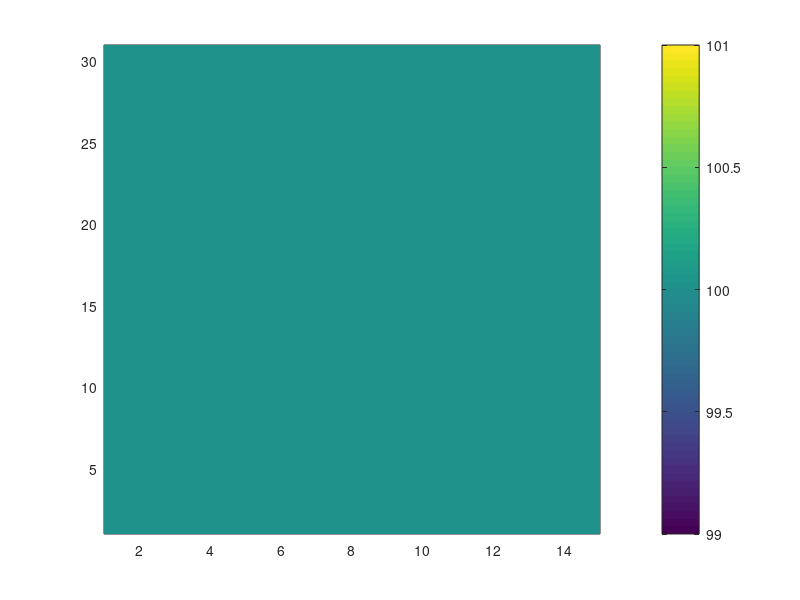

The MATLAB source for this figure: (Note: this script raises an error after producing the figure.)
% Calculates E(x,y,k,theta) from energy balance equation.

%@@@@@@@@@@@@@@@@@@@@@@@@@@@@@@@@@@@@@@@@@@@@@@@@@@@@@@@@@@@@@@@@@@@@
% Contains patch to represent Snl as exponential in del(F)^2 and del(TH)^2
% rather than linear.  2010/02/23.
%@@@@@@@@@@@@@@@@@@@@@@@@@@@@@@@@@@@@@@@@@@@@@@@@@@@@@@@@@@@@@@@@@@@@

% The equation to solve is:
% E(x,y,k,th)_{n+1} = E(x,y,k,th)_n + delt * (-Cg cos(th)dE/dx -Cg sin(th)dE/dy + Sin + Snl - Sds).
% Dimensions of x, y, k, th are m, n, ,o, p.
% This version has wavenumbers vectorised and is set up for field fetches.
% This version includes effect of long wave mss on short waves.
% This version includes Snl -- M. Donelan style.
% "Repmat" (replicate matrices) creates n dimensional arrays from vectors.
% e.g. x=[1:20];y=repmat(x,[10 1 4]);% gives y = (10,20,4) array.
% This version has angles from -pi to pi.
% This version treats Snl as additive rather than exponential.
% Snl goes only to longer waves $$$$$$$$$$$$$$$ 2010/11/08
% This version is for tank or field.
% This version can have reflective side walls for running in a tank.
% WAWSP is set up for running in the field or tank to compare non-dim energy and
% freq to measured.
% This is WAWSP with nesting to a finer grid. Reads in E for upstream
% boundary of larger grid.
% This version simulates contains the D&P like Cap-Grav behaviour. AAAAAAAAAAAAAAAAAA

clear
ploton = 1;
screenout = 0;
%feature('usegenericopengl',1);% For version 7
mindelt = 0.0001;%Minimum delt to minimize oscillations of delt to very small values.
maxdelt = 2000.0;%Limit of delt to prevent large values as wind ramps up at startup.
cont = 0;%Set cont = 1 to continue from existing file; otherwise = 0.
file = 1; % 
filec = 1;% file # of coarse grid at same conditions.
gust = 0;% Gust factor applied to wind at each time step.%@@@@@@@@@@@@@@@@@@@@ 2010/03/04
% display point: EKOFISK at 3.2E and 56.5N
% long = 50;lati = 6;% Ames
long = 29;lati = 8;% Titan, Punga Mare

i = sqrt(-1);
dr=pi/180;

% Compute gas density, rhoa
sfcpress = 1.5*[101300];%1.45*[101300];% [Pa].
sfctemp = 92; %273.16 + 23.4; % K.
kgmolwt = 0.028; %0.029; %gm molecular wt. for air/1000 in Kgm/mol.  Earth
RRR = 8.314; % Universal gas constant in J/K/mol
rhoa = sfcpress*kgmolwt/(RRR*sfctemp);% air density.
g = 1.35; %9.80665; m/s^2
% nu = 0.003/1e4;%1.78e-6;
nu = 0.0031/1e4; %pure methane %0.017/1e4=pure ethane;%1.78e-6;%Liquid viscosity m^2/s (0.005 for 75% methane)
nua = 0.0126/1e4;%Gas viscosity m^2/s
sfcT = 0.018; % (0.016 from Jordan) 0.074;% surface tension. N/m (0.027 for 75% methane)
rhow = 465; %531; %1000;% liquid density. kg/m^3 (550 kg/m^3 for 75% methane)
rhorat=rhoa/rhow; %air-water density ratio.
z = 10;%0.3;% height of measured wind speed, m. GRL
wfac = 0.035;%winddrift fraction of Uz. Should be 0.035 of U10m.
kutoff = 1000;%wavenumber cut-off due to KH; maximum = 1000 m^{-1}.
kcg = sqrt(g*rhow/sfcT);% wavenumber of slowest waves -- cap-grav minimum. AAAAAAAAAA
kcgn = 1.0*kcg;%n power min is not shifted wrt kcg.
kcga = 1.15*kcg;%a min is shifted above kcg.


%################################################################ Added 2010/02/17.
zref = 20;%0.5;% height of reference wind speed; normally at 20m (field) or centerline (tank);
%################################################################ Added 2010/02/17.

kappa = 0.4;

%&&&&&&&&&&&&&&&&&&&&&&& choose "o" = number of freq. bins; usually 20. Added 2010/2/20.
o = 25;
f1 = 0.05;f2=35;dlnf=(log(f2)-log(f1))/(o-1);%Set frequencies, Titan 2014/1/3 AAAAAAAAAA %%%SET LIMITS OF SPECTRUM
f = exp(log(f1)+[0:o-1]*dlnf); %%%%%%%
dom = 2*pi*dlnf.*f;
%
o=length(f);
freqs = f;
oa = 7;%top bin advected. Titan (how to adjust run time) !!!!!!!!!!  (make wavelengths [vector wn] at oa 1/20th of the grid spacing)
ol = [1:oa];os = [oa+1:o];% Bin numbers for long and short frequencies.
m=31;n=15; %numxpts=m;numypts=n; % x,y, grid points. Titan
p=288; % number of angular (th) bins. p must be factorable by 8 for octants.

% Compute diffusion values in 2 freqs and 2 directions: bf1,bf2,bt1,bt2, such that bf1 + bf2 = 1, and bt1 + bt2 = 1.
dth = 360/p;
bf1 = exp(-15.73*dlnf*dlnf);bf2 = exp(-15.73*4*dlnf*dlnf);% frequencies.
bf1a = bf1/(bf1 + bf2);bf2 = bf2/(bf1 + bf2);bf1 = bf1a;
bf1;
bf2;
% Compute Snl_fac, i.e. A5 so that downshifting is not fcn of A
A = exp(dlnf);B = A.*A;
fac = bf1.*(1-1/B) + bf2.*(1-1./B.^2);

if screenout;
    Snl_fac = ((1.0942/A)^1.9757)/fac
else;
    Snl_fac = ((1.0942/A)^1.9757)/fac;
end;


dthd=360/(p);
waveang = ([0:p-1]-p/2+0.5)*dthd*dr;% "+0.5" avoids division by zero in rotation term.
op = [p/2+1:p 1:p/2];% These are opposite directions from the p array for the computation of MSS colinear (with and against) waves.
orm = [p:-1:1];%These are reflected directions for 100% reflection from y-boundaries.
% orn = [1 p:-1:2];%These are reflected directions for 100% reflection from x-boundaries.
% wang=([0:p-1]-p/2)*dthd;
% compute sines and cosines.
th = ([0:p-1]-p/2+0.5)*dthd*dr;cth=cos(th);sth=sin(th);dth=dthd*dr;% "+0.5" avoids division by zero in rotation term.
% compute cos^2 for calculation of mss vs direction.
tth = ([0:p-1])*dthd*dr;% angular difference between short waves and longer waves.
cth2 = cos(tth).^2;%figure(1);clf;plot(cth2);grid;

% indices for refraction rotation.
cw = ([p 1:p-1]);ccw = ([2:p 1]);

%compute upwave indices for advective term.
xp = [1 1:m-1];
yp = [1 1:n-1];
xm = [2:m m];
ym = [2:n n];
%

cp = find(cth > 0);
cm = find(cth < 0);
sp = find(sth > 0);
sm = find(sth < 0);


cth = repmat(cth,[o 1 m n]);cth=shiftdim(cth,2);
sth = repmat(sth,[o 1 m n]);sth=shiftdim(sth,2);
cth2 = repmat(cth2,[o 1 m n]);cth2=shiftdim(cth2,2);

% % % Set bathymetry -- plane shoal in x.
% D = 20*(1-[1:m]/(m-1));
% D = D'*ones(1,n);

% Set bathymetry -- constant depth.
% D = 0.16;% Ames
D = 100;% Titan
D = D*ones(m,n);% Run 5.

% Add breakwater with gap.
% D([1:21 30:m],36) = 0;

% % Conical island.
%  ccm=36;ccn=26;% coords of centre. Run 22, 16.
% D=zeros(m,n);
% for j1=1:m
%     for j2=1:n
%   D(j1,j2)=2*abs((j1-ccm) + i*(j2-ccn))-9;%Run 21, 20 etc.
% % D(j1,j2)=0.2*abs((j1-ccm) + i*(j2-ccn))-0.9;%Run 21, 20 etc.
% end
% end
% % Conical island end.

j12=find(D<=0);
D(j12)=0;


if ploton;
    figure(1);clf;pcolor(D);shading interp;colorbar
    % figure(1);clf;contour(D,[-1:1:80]);colorbar
    pause(2)
end;


% Slot
% % D(8,[1:20 32:51],:,:)=0;
% D(8,[1:24 28:51],:,:)=0;

%
% % Add gulf stream eddy of radius 10 grid points and maximum current of 2 m/s.
%  x0=40;y0=26;% coords of centre.
%  Ue=zeros(m,n);
% for j1=1:m
%     for j2=1:n
% radius=0.5*((j1-x0) + i*(j2-y0));
% %if abs(radius) <= 10 & (j1-x0)<0;% Top half of eddy representing GS arc.
%  if abs(radius) <= 20 & abs(radius) >= 5 & (j1-x0)<0;% Top half of eddy representing GS arc.
%
% %     Ue(j1,j2)=1.5*abs(radius)/10*(cos(angle(radius))-i*sin(angle(radius));%Run 103
%    %Ue(j1,j2)=1.5*abs(radius).*exp(-(abs(abs(radius)-7.5)))/10*(cos(angle(radius))-i*sin(angle(radius)));%Run 104.
%  Ue(j1,j2)=0.75*abs(radius).*exp(-0.5*(abs(abs(radius)-12.5)))/10*(cos(angle(radius))-i*sin(angle(radius)));%Run 15.
%    %Ue(j1,j2)=3*abs(radius).*exp(-(abs(abs(radius)-7.5)))/10*(cos(angle(radius))-i*sin(angle(radius)));%Run 16 + blocking added.
%
% end
% end
% end
% % Uei=-real(Ue);Uer=-imag(Ue);% Run 103
% Uei=real(Ue);Uer=imag(Ue);% Run 5

% % Set current for Run 17.
%  Uer = -3*([1:m]/(m+1));
%  Uer = Uer'*ones(1,n);
%  Uei = 0*Uer;
% %
% % % % %
% %
%  figure(1);clf;quiver(Uei,Uer);grid;
%  pause(5)
% %
% %
% Uer=repmat(Uer,[1,1,o,p]);
% Uei=repmat(Uei,[1,1,o,p]);
% % clear Ue;

% Impose depth limits. % $$$$$$$$$$$$$$$$$$$$$$$$$$$$$$$$$$$$$$$$$$$$$$$$$$$$$$$$$$ 2010/9/24-START

% jj = find (D > 0 & D < 0.4);D(jj)=0.4;% Limit shallow water. 2010/02/25
jj = find (D < 0);D(jj)=0;% Limit land elevations to 0 to avoid dD/dx, dD/dy errors in refraction calculation. 2010/03/9

%@@@@@@@@@@@@@@@@@@@@@ Set array boundary depths to 0. 2010/03/04.
D(:,1)=0;%If lateral boundaries are absorptive.
D(1,:)= 0;
D(:,end)=0;%If lateral boundaries are absorptive.
D(end,:)=0;

% Impose depth limits. % $$$$$$$$$$$$$$$$$$$$$$$$$$$$$$$$$$$$$$$$$$$$$$$$$$$$$$$$$$ 2010/9/24-END

%###################################### Changed to 2000 2010/02/17. This
%section moved up -- define facs. Note SDs_fac change.  AAAAAAAAAA
%section moved up -- define facs. Note SDs_fac change.  AAAAAAAAAA
mss_fac = 240;% MSS adjustment to Sdiss. 2000 produces very satisfactory overshoot, 400 does not. 2009/12/15, Run 986
% Snl_fac = 3.5;% fraction of Sdiss that goes to longer wavenumbers.$$$$$$$$$$$$$2010/11/10. X10
% Snl_fac = 4.3;% fraction of Sdiss that goes to longer wavenumbers.$$$$$$$$$$$$$2010/11/10. X11
Sds_fac = 1.0;% This is fac with variable power nnn in Sds.
Sdt_fac = 0.001;
Sbf_fac = 0.002;% Select for bottom roughness. 0.004 is for smooth sandy bottom as in GOM.



% Compute wavenumbers at each depth in the x,y grid;@@@@@@@@@@@@
% 2010/03/04.


% Compute wavenumbers at each depth in the x,y grid;@@@@@@@@@@@@
% 2010/03/04.AAAAAA to BBBBBB added to replace wn section following.

wn(:,:,:) = ones(m,n,o);
nnn(:,:,:) = ones(m,n,o);
ann(:,:,:) = ones(m,n,o);
for jm = 1:m
    for jn = 1:n
        if D(jm,jn) > 0;
            wn(jm,jn,:) = WAVEKgT(f,D(jm,jn),g,sfcT,rhow,1e-4);% 2013/12/16.
            nnn(jm,jn,:) = 1.2 + 1.3*(abs(2 - (1+3*(wn(jm,jn,:)./kcgn).^2)./(1+(wn(jm,jn,:)./kcgn).^2)).^2.0);% Power of Sds
            ann(jm,jn,:) = 0.04 + 41.96*(abs(2 - (1+3*(wn(jm,jn,:)./kcga).^2)./(1+(wn(jm,jn,:)./kcga).^2)).^4.0);% Power of Sds
        end
    end
end
wn = repmat(wn,[1 1 1 p]);
nnn = repmat(nnn,[1 1 1 p]);
ann = repmat(ann,[1 1 1 p]);
nnn = (2.53/2.5).*nnn;
nnninv = 1./nnn;%

Depth = D;
D=repmat(D,[1 1 o p]);

% Set up geographic deltas
% Delx = 100;% m.
% Dely = 100;% m.
% Delx = 0.10;% m. Ames
% Dely = 0.10;% m. Ames
% Delx = 0.25;% m. GTF
% Dely = 0.25;% m. GTF
Delx = 1000.0;% m. Titan
Dely = 1000.0;% m. Titan
dely = Dely*ones(m,n,o,p);
delx = Delx*ones(m,n,o,p);

%   % Currents from ocean model
Uer=0*D + 0.0;% Eastward current, m/s
Uei=0*D + 0.0;% Northward current, m/s

f=repmat(f',[1 p m n]);f=shiftdim(f,2);
dom=repmat(dom',[1 p m n]);dom=shiftdim(dom,2);
c=(2*pi*f)./wn;
c(D<=0) = 0;Cg=zeros(size(c));
Cg(D>0) = c(D>0)./2.*(1 + 2*wn(D>0).*D(D>0)./sinh(2*wn(D>0).*D(D>0)) + 2*sfcT.*wn(D>0)./rhow./(g./wn(D>0) + sfcT.*wn(D>0)./rhow));%Group velocity for all waves.
dwn = ones(m,n,o,p);dwn(D>0)=dom(D>0)./abs(Cg(D>0));%$$$$$$$$$$$$$$$$$$$$$$ADDED to avoid NaNs.  2010/09/24.
Cg(D<=0) = 0;
l2=abs(c)./f/2;%wavelength/2;
lz=abs(c)./f/2/pi;% wavelength/2/pi: kz = 1 for drift current action;

%########################################################### Added 2010/02/17;
% Set l2, lz > zref equal to zref;
l2(l2 > zref) = zref;
lz(lz > zref) = zref;
%########################################################### Added 2010/02/17;


E = zeros(m,n,o,p);

if cont == 1;% Read in last step to continue
    t=60;UU=14;
    eval(['load Titan/Titan_',int2str(file),'_',int2str(t)])
else
    %     E = 0e-4*wn.^(-4);
end

numdays = 1;
% Time = 5;% Wind time step
Time = 1000;% Wind time step
%Tsteps = 6*24*numdays;% Output at each step.
% Tsteps =20;% Output at each step.
Tsteps =2;% Output at each step.
Newdelt = [];
% Set delt by Courant condition.
Ccg = Cg + Uer.*cth + Uei.*sth;

cgmax = max(max(max(max(Cg))));
mindelx = min(squeeze(delx(1,:,1,1)));
delt = 0.7 * mindelx / cgmax;% advection limited Courant condition.
waveang = repmat(waveang,[o 1 m n]);waveang=shiftdim(waveang,2);

eval(['save Titan/Titan_',int2str(file),'_ref m n o p freqs f wn dwn D Uei Uer Cg c delx dely dthd dr waveang'])

file = file - 1;
tic

sumt = 0;
tplot = -1;
%  for UU = [7 8 12 20 30]./10;% Run several different wind speeds for fetch laws. Titan
%  for UU = [8 12 20 30]./10;% Run several different wind speeds for fetch laws. Titan
%  for UU = [4 5 6]./10;% Run several different wind speeds for fetch laws. Titan
% for UU = [4 5 6 7 8 12 20 30]./10;% Run several different wind speeds for fetch laws. Titan
% for UU = [7:2:30]./10;% Run several different wind speeds for fetch laws. Titan
%UUvec = [4:1:20]./10;
%UUvec = linspace(4,30,100)./10;
UUvec = 0.4:1:3.3;
%for UU = UUvec;% Run several different wind speeds for fetch laws. Titan
for iii=1:numel(UUvec);
    UU = UUvec(iii);
    file = file + 1;
    
    U = UU*ones(m,n);
    windir = 0*ones(m,n);
    %   windir = 45*dr*ones(m,n);
    windir=repmat(windir,[1 1 o p]);
    
    
    U_z = U + 0.005;% avoid division by zero.
    
    Cd=1.2*ones(size(U)); uj = find(U > 11);Cd(uj)=.49 +.065*U(uj);Cd=Cd/1000;% Large and Pond for starters.
    
    modt = 0;
    
    
    % % Load E from coarse grid at upstream depth.
    % eval(['load d:/donb/field/mod_',int2str(filec),'_',int2str(UU),'_',int2str(36)])
    % E_coarse = E(26,3,:,:);
    %  E = 0*E;%@@@@@@@@@@@@@@@@@ 2010/03/08 to allow starting from cont == 1;
    
    % % size(E_coarse)
    % E_coarse = repmat(E_coarse,[1,n,1,1]);
    % % size(E_coarse)
    %
    
    %   % Currents from ocean model
    Uer=0*D + 0.0;% Eastward current, m/s
    Uei=0*D + 0.0;% Northward current, m/s
    
    slostart = 1;
    for t=1:Tsteps
        Newdelt = [];
        
        sumt = 0;
        tplot = - 1;
        
        while ((Time - sumt) > 0)
            
            if gust > 0
                % %######################################### Add random wind 2010/02/18
                U = U.*(1+gust*randn(size(U)));% Randomize wind speed
                % %######################################### Add random wind 2010/02/18
            end
            tplot = tplot + 1;
            explim = 0.1;
            delt = 0.7 * mindelx / cgmax;% advection limited Courant condition.
            
            Ul=real(U_z.*sqrt(Cd));Ustar = Ul;U_10 = 2.5*Ul.*log(10/z) + U_z;ustarw = Ustar .* sqrt(rhorat);
            
            Ul = repmat(Ul,[1 1 o p]);U = repmat(U_z,[1 1 o p]);
            Ul=2.5*Ul.*log(l2/z)+U;
            clear Cd
            
            ustw = repmat(ustarw,[1 1 o p]);
            Ud = - ustw./kappa.*log(lz/z);
            %     Ud = 0*Ud;
            
            %calculate wind input as a fraction of stress.
            Ul(D>0)=abs(Ul(D>0).*cos(windir(D>0)-waveang(D>0))-c(D>0)-Ud(D>0).*cos(windir(D>0)-waveang(D>0))-Uer(D>0).*cth(D>0)-Uei(D>0).*sth(D>0))...
                .*(Ul(D>0).*cos(windir(D>0)-waveang(D>0))-c(D>0)-Ud(D>0).*cos(windir(D>0)-waveang(D>0))-Uer(D>0).*cth(D>0)-Uei(D>0).*sth(D>0));% Ul is now (Ucos(th)-c-drift*cos(phi)).^2.
            
            
            % % Adjust input to lower value when waves overrun the wind.
            Ula = Ul;
            Ul = 0.11*Ul;
            fij=find(Ul<0);Ul(fij) = Ula(fij)*0.03;clear fij;% Field scale (Donelan et al, 2012). 0.135 in Lab AAAAAAAA
            fij = find(cos(windir-waveang)<0);Ul(fij) = Ula(fij)*0.015;clear fij;% Waves against wind.
            Sin = zeros(size(Ul));Sin(D>0)=rhorat*(Ul(D>0).*2*pi.*f(D>0).*wn(D>0)./(g+sfcT.*wn(D>0).*wn(D>0)./rhow)) ;
            Heavyside = ones(size(E));Heavyside(Sin < 0 & E < 1e-320) = 0;Sin = Heavyside.*Sin;
            clear Ul Heavyside Ula
            
            %########################################################## Added 2010/02/17.
            % Set Sin = 0 on land boundaries to avoid newdelt --> 0.
            Sin(D<=0) = 0;
            %########################################################## Added 2010/02/17.
            
            
            for tj = 1:p
                short(:,:,:,tj) = sum(E.*cth2(:,:,:,rem([1:p]-tj+p,p)+1),4)*dth;
            end
            short = (cumsum((wn.^3.*short.*dwn),3)-wn.^3.*short.*dwn);
            
            % Calculate turbulent dissipation: Sdt = 4 nu_t k^2.
            Sdt(:,:,:,:) = repmat(Ustar,[1 1 o p]);clear Ustar
            Sdt = Sdt_fac*sqrt(rhorat).*Sdt.*wn;
            Sbf = zeros(m,n,o,p);
            Sbf(D>0) = Sbf_fac*wn(D>0)./sinh(2*wn(D>0).*D(D>0));
            Sds = zeros(size(Sin));
            Sds(D>0)=abs(ann(D>0)*2*pi.*f(D>0).*(1+mss_fac*short(D>0)).^2.*(wn(D>0).^4.*E(D>0)).^(nnn(D>0))) ;%AAAAAA changed to LH p 712. vol 1 6/2014.
            
            %########################################################## Added 2010/02/17.
            % Set Sds = 0 on land boundaries to avoid newdelt --> 0.
            %@@@@@@@@@@@@@@@@@@@@@ 2010/02/27.
            Sds(D<=0) = 0;
            %########################################################## Added 2010/02/17.
            
            % Spread Snl to 2 next longer wavenumbers exponentially decaying as distance from donating wavenumber.$$$$$$$$$$$$$ 2011/03/25 START
            Snl = zeros(m,n,o,p);Snl(:,:,1:end-1,:) = bf1*Snl_fac*(Sds(:,:,2:end,:).*E(:,:,2:end,:).*wn(:,:,2:end,:).*dwn(:,:,2:end,:));
            Snl(:,:,1:end-2,:) = Snl(:,:,1:end-2,:) + bf2*Snl_fac*(Sds(:,:,3:end,:).*E(:,:,3:end,:).*wn(:,:,3:end,:).*dwn(:,:,3:end,:));
            % Spread Snl to 2 next longer wavenumbers exponentially decaying as distance from donating wavenumber.$$$$$$$$$$$$$ 2011/03/25 END
            
            Snl(:,:,:,:) = Snl(:,:,:,:)./(wn(:,:,:,:).*dwn(:,:,:,:));%Renormalize to receiving wavenumber and bandwidth.
            Snl(:,:,:,:) = Snl(:,:,:,:) - Snl_fac*(Sds(:,:,:,:).*E(:,:,:,:));% Remove downshifted energy.%2011/6/21%
            Snl(D <= 0) = 0;
            % Integrate source functions.
            Sds_wc = Sds;% Keep whitecapping (wc) only dissipation for calculating snl growth.
            Sds(D>0) = coth(0.2*wn(D>0).*D(D>0)).*Sds(D>0) + Sdt(D>0) + Sbf(D>0) + 4*nu*wn(D>0).^2;% Add viscous, turbulent and plunging dissipation after calculation of Snl. 2011/05/16 @@@@@@@@@@@@@@@@
            % E0 = E;E0(E<1e-5) = 1e5;
            % aa = Sin(:,:,ol,:) - Sds(:,:,ol,:) + Snl(:,:,ol,:)./E0(:,:,ol,:);aa = aa(D(:,:,ol,:)>0);aa = max(abs(aa(:)));%
            aa = Sin(:,:,ol,:) - Sds(:,:,ol,:);aa = aa(D(:,:,ol,:)>0);aa = max(abs(aa(:)));%
            aaa = explim;
            
            if isnan(aa) == 1;aa = aaa/maxdelt;end
            newdelt = max([aaa/aa mindelt]);
            newdelt=min([newdelt maxdelt (Time-sumt) delt]);% newdelt = delt to give max of 50% growth or decay. $$$$$$$$$$$ Changed 0.4 to 0.2 on 2010/11/23.
            
            if screenout;
              newdelt
            end;
            % Newdelt = [Newdelt newdelt];
            sumt = sumt + newdelt;
            modt = modt + newdelt;
            
            fac_exp=(Sin(:,:,ol,:) - Sds(:,:,ol,:));%$$$$$$$$$$$$$$$$
            
            E1 = zeros(size(E));E1(:,:,ol,:) = E(:,:,ol,:).*exp(newdelt*fac_exp);% Long waves.
            
            
            E1(:,:,ol,:) = E1(:,:,ol,:) + newdelt*Snl(:,:,ol,:);% 1.0656 is exp(0.4)/1.4
            cath = ones(size(Sds));cath(D>0)=coth(0.2*wn(D>0).*D(D>0));
            E2(:,:,:,:) = zeros(m,n,o,p);fij = find((Sin(:,:,:,:) - 4*nu*wn(:,:,:,:).^2 - Sdt(:,:,:,:) - Sbf(:,:,:,:)) > 0);
            E2(fij) = wn(fij).^(-4).*((Sin(fij)-4*nu*wn(fij).^2 - Sdt(fij) - Sbf(fij))./(cath(fij).*ann(fij)*2*pi.*f(fij).*(1+mss_fac*short(fij)).^2)).^(nnninv(fij));%AAAAAAA Changed to LH p.712, vol 1. 19/6/2014.
            E2(D<=0) = 0;
            E1(D<=0) = 0;
            E2(E2<0) = 0;
            E1(E1<0) = 0;
            
            E1(:,:,os,:) = E2(:,:,os,:);
            
            clear E2
            
            %$$$$$$$$$$$$$$$$$$$$$$ Display max(mss); should be < 0.01.  2010/11/01
            % max_mss = max(max(max(max(short))))
            
            % clear short
            E1=real(E1);
            ji=find(E1 < 0);
            E1(ji)=0;
            E1(D <= 0)=0;%@@@@@@@@@@@@@@@@@@@@@ 2010/02/27.
            E(D <= 0)=0;%@@@@@@@@@@@@@@@@@@@@@ 2010/02/27.
            % E=(E+E1)/2;% $$$$$$$$$$$$$$$$$$$ 2010/09/28.Replace with following 2 lines
            E(:,:,os,:) = E1(:,:,os,:);
            E(:,:,ol,:) = (E(:,:,ol,:)+E1(:,:,ol,:))/2;
            
            
            % Compute advection
            advect=zeros(m,n,o,p);
            Ccg = Cg + Uer.*cth + Uei.*sth;
            
            
            % Upwave advection with account taken of varying delx and dely. @@@@@@@@@@@@@@@@@@@@ added 2010/03/02.
            advect(:,:,ol,cp)=advect(:,:,ol,cp)+(Ccg(:,:,ol,cp).*cth(:,:,ol,cp).*E(:,:,ol,cp).*dely(:,:,ol,cp)...
                - Ccg(xp,:,ol,cp).*cth(xp,:,ol,cp).*E(xp,:,ol,cp).*dely(xp,:,ol,cp))...
                ./((dely(xp,:,ol,cp) + dely(:,:,ol,cp)).*(delx(xp,:,ol,cp) + delx(:,:,ol,cp)))*4;
            
            advect(:,:,ol,cm)=advect(:,:,ol,cm)+(Ccg(xm,:,ol,cm).*cth(xm,:,ol,cm).*E(xm,:,ol,cm).*dely(xm,:,ol,cm)...
                - Ccg(:,:,ol,cm).*cth(:,:,ol,cm).*E(:,:,ol,cm).*dely(:,:,ol,cm))...
                ./((dely(:,:,ol,cm) + dely(xm,:,ol,cm)).*(delx(:,:,ol,cm) + delx(xm,:,ol,cm)))*4;
            
            advect(:,:,ol,sp)=advect(:,:,ol,sp)+(Ccg(:,:,ol,sp).*sth(:,:,ol,sp).*E(:,:,ol,sp).*delx(:,:,ol,sp)...
                - Ccg(:,yp,ol,sp).*sth(:,yp,ol,sp).*E(:,yp,ol,sp).*delx(:,yp,ol,sp))...
                ./((dely(:,yp,ol,sp) + dely(:,:,ol,sp)).*(delx(:,yp,ol,sp) + delx(:,:,ol,sp)))*4;
            
            advect(:,:,ol,sm)=advect(:,:,ol,sm)+(Ccg(:,ym,ol,sm).*sth(:,ym,ol,sm).*E(:,ym,ol,sm).*delx(:,ym,ol,sm)...
                - Ccg(:,:,ol,sm).*sth(:,:,ol,sm).*E(:,:,ol,sm).*delx(:,:,ol,sm))...
                ./((dely(:,:,ol,sm) + dely(:,ym,ol,sm)).*(delx(:,:,ol,sm) + delx(:,ym,ol,sm)))*4;
            
            
            E1(:,:,ol,:) = E1(:,:,ol,:) - newdelt*advect(:,:,ol,:);% Need compute only "ol" frequencies here.@@@@@@@@@@@@@@ 2010/03/02.
            
            E1(D <= 0)=0;%@@@@@@@@@@@@@@@@@@@@@ 2010/02/27.
            
            %@@@@@@@@@@@@@@@@@@@@@@@@@@@@@@@@@@@@@ added 2010/03/10.
            E1=real(E1);
            ji=find(E1 < 0);
            E1(ji)=0;
            E1(D <= 0)=0;%@@@@@@@@@@@@@@@@@@@@@ 2010/02/27.
            
            % Compute refraction including wave-current interaction. %$$$$$$$$$$$$$$$$$$$$$$$$$$$$$$$$$$$$$$$ 2010/09/24-START
            Crot(:,:,ol,:)=(c(xm,:,ol,:)-c(xp,:,ol,:)).*sth(:,:,ol,:)./(delx(xm,:,ol,:)+delx(xp,:,ol,:))...
                -(c(:,ym,ol,:)-c(:,yp,ol,:)).*cth(:,:,ol,:)./(dely(:,ym,ol,:)+dely(:,yp,ol,:));
            
            % Determine if rotation is clockwise or counter clockwise. @@@@@@@@@@@@@@@@@@@@@@@@@@ 2010/03/09.
            Crotcw = zeros(size(Crot));Crotccw = zeros(size(Crot));
            Crotccw(Crot>0) = Crot(Crot>0);
            Crotcw(Crot<0) = Crot(Crot<0);
            jj = find (Crotccw > dth/newdelt);Crotccw(jj) = dth/newdelt;
            jj = find (Crotcw < -1*dth/newdelt);Crotcw(jj) = -1*dth/newdelt;
            E1(:,:,ol,cw) = E1(:,:,ol,cw) - newdelt*Crotcw(:,:,ol,:).*E(:,:,ol,:)/dth;
            E1(:,:,ol,:) = E1(:,:,ol,:) + newdelt*Crotcw(:,:,ol,:).*E(:,:,ol,:)/dth;
            E1(:,:,ol,ccw) = E1(:,:,ol,ccw) + newdelt*Crotccw(:,:,ol,:).*E(:,:,ol,:)/dth;
            E1(:,:,ol,:) = E1(:,:,ol,:) - newdelt*Crotccw(:,:,ol,:).*E(:,:,ol,:)/dth;
            clear Crotccw Crotcw Crot
            
            % Compute refraction including wave-current interaction. %$$$$$$$$$$$$$$$$$$$$$$$$$$$$$$$$$$$$$$$ 2010/09/24-END
            
            ji=find(E1 < 0);
            E1(ji)=0;
            E1(D <= 0)=0;%@@@@@@@@@@@@@@@@@@@@@ 2010/02/27.
            E=real(E1);
            
            enan = find(isnan(E)==1);
            E(enan) = 0;%$$$$$$$$$$$$$$$$$$$$$$$$$$$$$$$$$$$$$$$$$$$$$$ 2010/10/19
            E1 = E;%$$$$$$$$$$$$$$$$$$$$$$$$$$$$$$$$$$$$$$$$$$$$$$ 2010/10/19
            
            
            % % Make all land points = 0 and upstream values equal to coarse grid;
            %
            %  E(:,1,:,:)=0;%If lateral boundaries are absorptive.
            % % E(1,:,:,:)= E_coarse;
            % E(1,:,:,:)= 0;
            %  E(:,end,:,:)=0;%If lateral boundaries are absorptive.
            % E(end,:,:,:)=0;
            E(D <= 0)=0;%@@@@@@@@@@@@@@@@@@@@@ 2010/02/27.
            
            % % Apply K-H suppression here.
            % E(:,:,obb,:) = 0.0;
            
            
            % Set wave paddle spectrum.
            % paddle = zeros(m,n,o,p);paddle(1,:,6,19)=1;
            
            % Make boundaries reflective for tanks.
            % E(:,1,:,:)= E(:,2,:,orm);
            % E(:,n,:,:)= E(:,n-1,:,orm);
            % E(1,:,:,:)= E(2,:,:,orm);
            % E(m,:,:,:)= E(m-1,:,:,orm);
            % E(1,:,:,:)=E(1,:,:,:)+paddle(1,:,:,:);
            
            E(D<=0)=0;% Land values.
            
            % Compute form stress spectrum.
            tauE = sum(wn.*E.*Sin.*cth./c,4)*dthd*dr;
            tauN = sum(wn.*E.*Sin.*sth./c,4)*dthd*dr;
            % Add wind speed dependent tail of slope, "mtail" pinned to the highest wavenumber, "wnh".
            mtail = 0.000112*U_10.*U_10 - 0.01451.*U_10 - 1.0186;
            wnh = squeeze(wn(:,:,o,1));
            
            tauE = rhow*(sum((g+sfcT.*squeeze(wn(:,:,:,1)).^2./rhow).*squeeze(dwn(:,:,:,1)).*tauE,3) + ...
                (g+sfcT.*squeeze(wn(:,:,o,1)).^2./rhow).*squeeze(tauE(:,:,o)).*wnh.^(-mtail).*(kutoff.^(mtail+1)-wnh.^(mtail+1))./(mtail+1));
            tauN = rhow*(sum((g+sfcT.*squeeze(wn(:,:,:,1)).^2./rhow).*squeeze(dwn(:,:,:,1)).*tauN,3) + ...
                (g+sfcT.*squeeze(wn(:,:,o,1)).^2./rhow).*squeeze(tauN(:,:,o)).*wnh.^(-mtail).*(kutoff.^(mtail+1)-wnh.^(mtail+1))./(mtail+1));
            % tauE = rhow*(sum((g+sfcT.*squeeze(wn(:,:,:,1)).^2./rhow).*squeeze(dwn(:,:,:,1)).*tauE,3));
            % tauN = rhow*(sum((g+sfcT.*squeeze(wn(:,:,:,1)).^2./rhow).*squeeze(dwn(:,:,:,1)).*tauN,3));
            
            Cd = abs(tauE + i*tauN)./rhoa./(U_z.^2);Cdf = Cd;
            Ustar_smooth = smooth_nu((1-wfac)*U_z(:),z,nua);Ustar_smooth = reshape(Ustar_smooth,m,n);% Surface current; 3.5% cm/s. GRL5
            
            Ustar_smooth = (Ustar_smooth./U_z).^2;Cds =  Ustar_smooth;
            
            Ustar_smooth = U_z.^2.*(0.3333*Ustar_smooth + 0.6667*(Ustar_smooth.^2)./(Ustar_smooth + Cd));%Feb 22, 2012
            tauE = tauE + rhoa*Ustar_smooth.*cos(squeeze(windir(:,:,1,1)));
            tauN = tauN + rhoa*Ustar_smooth.*sin(squeeze(windir(:,:,1,1)));
            clear Ustar_smooth;
            Cd = abs(tauE + i*tauN)./rhoa./(U_z.^2);
            
            
            
            %if rem(tplot,10) == 0;% plot every 10th time step.
                if ploton;
                    % diagnostic plot
                    figure(16);clf;semilogx(squeeze(wn(2,lati,:,p/2)),squeeze(sum(wn([2:4:m],lati,:,:).*E([2:4:m],lati,:,:),4)*dthd*dr)','*-');grid on
                    title(['Omni directional wavenumber spectra along latitude ',num2str(lati),'. Time = ',num2str(modt/3600),' Hours'])
                    pause(2)
                    
                    figure(202);clf;subplot(321);plot(Cd(:,lati).*(U_z(:,lati)./U_10(:,lati)).^2,'.-');% Drag coefficient vs fetch
                    title('Drag coefficient')
                    grid on
                    %pause(2)
                    figure(202);hold on;subplot(322);semilogx(squeeze(wn(long,lati,:,10)),squeeze(sum(wn(long,lati,:,:).^2.*Sin(long,lati,:,:).*E(long,lati,:,:),4))*dthd*dr,'*-');
                    title('k*Sin');grid on
                    %pause(3)
                    figure(202);hold on;subplot(323);semilogx(squeeze(wn(long,lati,:,10)),squeeze(sum(wn(long,lati,:,:).^2.*Sds(long,lati,:,:).*E(long,lati,:,:),4))*dthd*dr,'*-');
                    figure(202);hold on;subplot(323);semilogx(squeeze(wn(long,lati,:,10)),squeeze(sum(wn(long,lati,:,:).^2.*Sdt(long,lati,:,:).*E(long,lati,:,:),4))*dthd*dr,'*-g');
                    figure(202);hold on;subplot(323);semilogx(squeeze(wn(long,lati,:,10)),squeeze(sum(wn(long,lati,:,:).^2.*Sbf(long,lati,:,:).*E(long,lati,:,:),4))*dthd*dr,'*-r');
                    title('k*Sds(b), k*Sdt(g), k*Sbf(r)');grid on
                    %pause(3)
                    figure(202);hold on;subplot(324);semilogx(squeeze(wn(long,lati,:,10)),squeeze(sum(wn(long,lati,:,:).^2.*Snl(long,lati,:,:),4))*dthd*dr,'*-');
                    % hold on;subplot(324);semilogx(squeeze(wn(long,lati,:,10)),30*cumsum(squeeze(dwn(long,lati,:,10)).*squeeze(sum(dth*wn(long,lati,:,:).*(Snl(long,lati,:,:)-4*Snl_fac*Sds(long,lati,:,:).*E(long,lati,:,:)),4))),'.r-');
                    title('k*Snl');grid on
                    % figure(202);hold on;subplot(325);semilogx(squeeze(wn(long,lati,:,10)),squeeze(shel(long,lati,:,1)),'*-');%case 2
                    % title('sheltering coeff.');grid on
                    figure(202);hold on;subplot(325);semilogx(squeeze(wn(long,lati,:,10)),squeeze(sum(wn(long,lati,:,:).^2.*E(long,lati,:,:),4))*dthd*dr,'*-');%2011/6/21
                    title('k*spectrum');grid on
                end;
                
                % Integrate spectrum to find significant height and mean slope
                ht = sum(dwn.*wn.*E,4)*dthd*dr;
                ht = sum(ht,3);
                ht = 4*sqrt(abs(ht));
                ms = sum(dwn.*wn.^3.*E,4)*dthd*dr;
                ms = sum(ms,3);
                ms = sqrt(ms);
                % current = squeeze(Uer(:,lati,1,1));current = (current/2/max(current)+0.5)*max(ht(:,lati));
                current = 0;
                
                if ploton;
                    
                    % figure(202);hold on;subplot(326);plot([1:m],ht(:,lati),'.-',[1:m],current,'r');
                    % title('Sig. Ht. & current');grid on
                    figure(202);hold on;subplot(326);plot([1:m],ht(:,lati),'.-',[1:m],ms(:,lati),'--r');
                    title('Sig. Ht. & mean slope');grid on
                    pause(3)
                    
                    figure(20);clf;pcolor(ht');shading interp;colorbar;grid
                end;
                %  % Integrate spectrum over direction to find peak frequency.
                %  KD = dth*sum(wn.*E,4);
                %  [dum Fd] = max(KD,[],3);
                %
                %  Wavel = wn([m*n*(Fd(:)-1)+[1:m*n]']);Wavel = reshape(Wavel,m,n);
                %  Wavel = 2*pi./Wavel;Wavel = Wavel.^(0.25);% Wavelength to 1/4 power.
                %  Peake = reshape(E,m*n*o,p);
                %  Peake = Peake([m*n*(Fd(:)-1)+[1:m*n]'],:);
                %  Peake = reshape(Peake,m,n,p);
                %
                %
                % % Integrate spectrum  over wavenumber to plot directional plot.
                %  Dir_sin = sum((Peake.*squeeze(sth(:,:,1,:))),3);
                %  Dir_cos = sum((Peake.*squeeze(cth(:,:,1,:))),3);
                %  mdir = atan2(Dir_sin,Dir_cos);
                %
                %  figure(20);hold on;quiver(Wavel'.*cos(mdir'),Wavel'.*sin(mdir'),0.8,'m');
                %
                %   % Integrate spectrum  over wavenumber to plot directional plot.
                %  Wavel = sum(squeeze(wn(:,:,:,1)).*squeeze(KD),3)./sum(squeeze(KD),3);Wavel = reshape(Wavel,m,n);
                %  Wavel = 2*pi./Wavel;Wavel = Wavel.^(0.25);% Wavelength to 1/4 power.
                % %  KD = squeeze(sum(dwn.*E,3));
                % %  Dir_sin = sum(KD.*squeeze(sin(waveang(:,:,1,:))),3)./sum(KD,3);
                % %  Dir_cos = sum(KD.*squeeze(cos(waveang(:,:,1,:))),3)./sum(KD,3);
                %
                % % Direction of shortest waves.
                % KD = squeeze(sum(dwn(:,:,[4],:).*E(:,:,[4],:),3));
                %  Dir_sin = sum(KD.*squeeze(sin(waveang(:,:,1,:))),3)./sum(KD,3);
                %  Dir_cos = sum(KD.*squeeze(cos(waveang(:,:,1,:))),3)./sum(KD,3); mdir = atan2(Dir_sin,Dir_cos);
                % % end direction of shortest waves.
                %
                % figure(20);hold on;quiver(Wavel'.*cos(mdir'),Wavel'.*sin(mdir'),0.8,'c');
                %
                
                % % Integrate spectrum  over wavenumber to plot directional plot.
                %  Wavel = sum(squeeze(wn(:,:,2,:)).*squeeze(E(:,:,2,:).*dwn(:,:,2,:)),3)./sum(squeeze(E(:,:,2,:).*dwn(:,:,2,:)),3);
                %  Wavel = 2*pi./Wavel;Wavel = Wavel.^(0.25);% Wavelength to 1/4 power.
                % % Direction of one wavelength.
                % KD = squeeze(sum(dwn(:,:,2,:).*E(:,:,2,:),3));
                %  Dir_sin = sum(KD.*squeeze(sin(waveang(:,:,2,:))),3)./sum(KD,3);
                %  Dir_cos = sum(KD.*squeeze(cos(waveang(:,:,2,:))),3)./sum(KD,3); mdir = atan2(Dir_sin,Dir_cos);
                % % end direction of one wavelength.
                %
                % figure(20);hold on;quiver(Wavel'.*cos(mdir'),Wavel'.*sin(mdir'),0.8,'b');
                %
                % % Integrate spectrum  over wavenumber to plot directional plot.
                %  Wavel = sum(squeeze(wn(:,:,3,:)).*squeeze(E(:,:,3,:).*dwn(:,:,3,:)),3)./sum(squeeze(E(:,:,3,:).*dwn(:,:,2,:)),3);
                %  Wavel = 2*pi./Wavel;Wavel = Wavel.^(0.25);% Wavelength to 1/4 power.
                % % Direction of one wavelength.
                % KD = squeeze(sum(dwn(:,:,3,:).*E(:,:,3,:),3));
                %  Dir_sin = sum(KD.*squeeze(sin(waveang(:,:,3,:))),3)./sum(KD,3);
                %  Dir_cos = sum(KD.*squeeze(cos(waveang(:,:,3,:))),3)./sum(KD,3); mdir = atan2(Dir_sin,Dir_cos);
                % % end direction of one wavelength.
                %
                % figure(20);hold on;quiver(Wavel'.*cos(mdir'),Wavel'.*sin(mdir'),0.8,'g');
                % % Integrate spectrum  over wavenumber to plot directional plot.
                %  Wavel = sum(squeeze(wn(:,:,4,:)).*squeeze(E(:,:,4,:).*dwn(:,:,4,:)),3)./sum(squeeze(E(:,:,4,:).*dwn(:,:,4,:)),3);
                %  Wavel = 2*pi./Wavel;Wavel = Wavel.^(0.25);% Wavelength to 1/4 power.
                % % Direction of one wavelength.
                % KD = squeeze(sum(dwn(:,:,4,:).*E(:,:,4,:),3));
                %  Dir_sin = sum(KD.*squeeze(sin(waveang(:,:,4,:))),3)./sum(KD,3);
                %  Dir_cos = sum(KD.*squeeze(cos(waveang(:,:,4,:))),3)./sum(KD,3); mdir = atan2(Dir_sin,Dir_cos);
                % % end direction of one wavelength.
                %
                % figure(20);hold on;quiver(Wavel'.*cos(mdir'),Wavel'.*sin(mdir'),0.8,'r');
                
                % Integrate spectrum  over wavenumber to plot directional plot of 10th wavelength.
                Wavel = sum(squeeze(wn(:,:,10,:)).*squeeze(E(:,:,10,:).*dwn(:,:,10,:)),3)./sum(squeeze(E(:,:,10,:).*dwn(:,:,10,:)),3);
                Wavel = 2*pi./Wavel;Wavel = Wavel.^(0.25);% Wavelength to 1/4 power.
                % Direction of one wavelength.
                KD = squeeze(sum(dwn(:,:,10,:).*E(:,:,10,:),3));
                Dir_sin = sum(KD.*squeeze(sin(waveang(:,:,10,:))),3)./sum(KD,3);
                Dir_cos = sum(KD.*squeeze(cos(waveang(:,:,10,:))),3)./sum(KD,3); mdir = atan2(Dir_sin,Dir_cos);
                % end direction of one wavelength.
                if ploton;
                    figure(20);hold on;quiver(Wavel'.*cos(mdir'),Wavel'.*sin(mdir'),0.8,'c');
                    title(['Sig.Ht. and \lambda^{1/4}. Time = ',num2str(modt/3600),' Hours'])
                    pause(2)
                    figure(36);clf;contour(ht',20);colorbar;grid on
                    title(['Sig.Ht. Time = ',num2str(modt/3600),' Hours'])
                    pause(2)
                end;
                
            %end; % end plot loop
            
            cgmax = max(max(max(max((E>1e-320).*Cg))));% Adjust cgmax for active energy components.
            
        end; % While loop

        %  figure(33);clf;pcolor(squeeze(Uer(:,:,1,1)));shading interp;colorbar;grid
        %  title(['Current Eastwards. Time = ',num2str(modt/3600)])
        %  pause(2)
        
        % figure(34);clf;pcolor(U_z');shading interp;colorbar;grid
        % figure(34);hold on;quiver(uwnd',vwnd',0.8,'k');
        %   title(['Wind speed (color) and wind arrows. Time = ',num2str(modt/3600),' Hours'])
        % pause(2)
        
        % figure(35);clf;pcolor(Cd');shading interp;colorbar;grid
        % figure(35);hold on;quiver(uwnd',vwnd',0.8,'k');
        % figure(35);hold on;quiver(tauE',tauN',0.8,'c');
        %   title(['Cd (color) and wind (black) and stress(cyan) arrows. Time = ',num2str(modt/3600),' Hours'])
        % pause(2)
        if screenout;
            fraction_time_completed = t/Tsteps
            ttime=toc;
            seconds_so_far = toc
            hours_to_complete = Tsteps/t*ttime/3600
        else;
            fraction_time_completed = t/Tsteps;
            ttime=toc;
            seconds_so_far = toc;
            hours_to_complete = Tsteps/t*ttime/3600;
        end;
        
        eval(['save Titan/Titan_',int2str(file),'_',int2str(t),' E ht freqs oa Cd Cdf Cds Sds Sds_wc Sin Snl Sdt Sbf ms'])
    end
    
    [minval,minind] = min(abs(UUvec-UU));
    disp(['Finished Wind Speed ' num2str(UU) ' m/s (' num2str(minind) ' Of ' num2str(numel(UUvec)) ' )']);
    
end; %End of wind speed loop.






